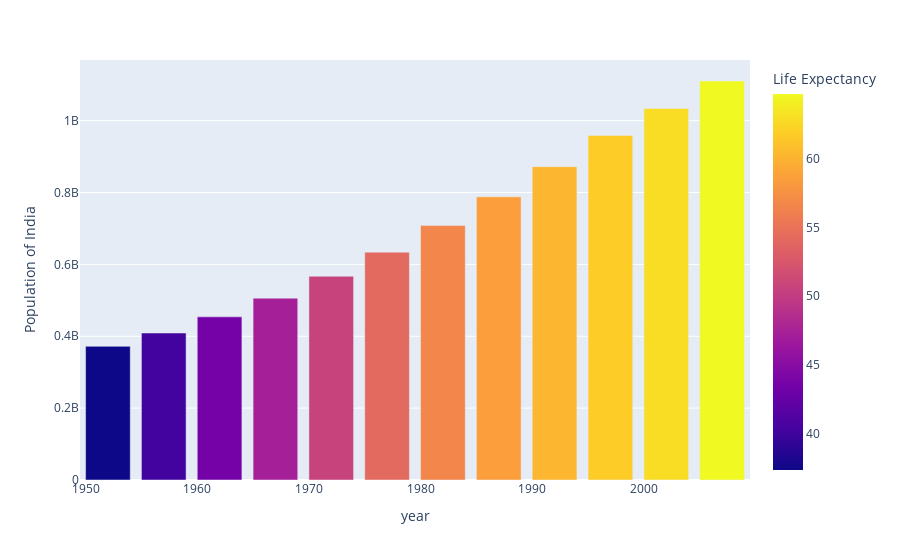

Notebook code cell kept with this figure:
### Code cell
fig2 = px.bar(india_data, x='year', y='pop', color='lifeExp',labels={'lifeExp':'Life Expectancy','pop':'Population of India'})
fig2.show()

### Figure 1 — Plotly figure (JSON) as saved in the notebook; plotly's stock layout.template omitted (floating-point values rounded to 4 significant figures)
{"data": [{"alignmentgroup": "True", "hovertemplate": "year=%{x}<br>Population of India=%{y}<br>Life Expectancy=%{marker.color}<extra></extra>", "legendgroup": "", "marker": {"color": [37.37, 40.25, 43.6, 47.19, 50.65, 54.21, 56.6, 58.55, 60.22, 61.77, 62.88, 64.7], "coloraxis": "coloraxis", "pattern": {"shape": ""}}, "name": "", "offsetgroup": "", "orientation": "v", "showlegend": false, "textposition": "auto", "type": "bar", "x": [1952, 1957, 1962, 1967, 1972, 1977, 1982, 1987, 1992, 1997, 2002, 2007], "xaxis": "x", "y": [372000000, 409000000, 454000000, 506000000, 567000000, 634000000, 708000000, 788000000, 872000000, 959000000, 1034172547, 1110396331], "yaxis": "y"}], "layout": {"autosize": true, "barmode": "relative", "coloraxis": {"colorbar": {"title": {"text": "Life Expectancy"}}, "colorscale": [[0, "#0d0887"], [0.1111, "#46039f"], [0.2222, "#7201a8"], [0.3333, "#9c179e"], [0.4444, "#bd3786"], [0.5556, "#d8576b"], [0.6667, "#ed7953"], [0.7778, "#fb9f3a"], [0.8889, "#fdca26"], [1, "#f0f921"]]}, "legend": {"tracegroupgap": 0}, "margin": {"t": 60}, "xaxis": {"anchor": "y", "autorange": true, "domain": [0, 1], "range": [1950.0, 2010.0], "title": {"text": "year"}, "type": "linear"}, "yaxis": {"anchor": "x", "autorange": true, "domain": [0, 1], "range": [0, 1169000000.0], "title": {"text": "Population of India"}, "type": "linear"}}}
